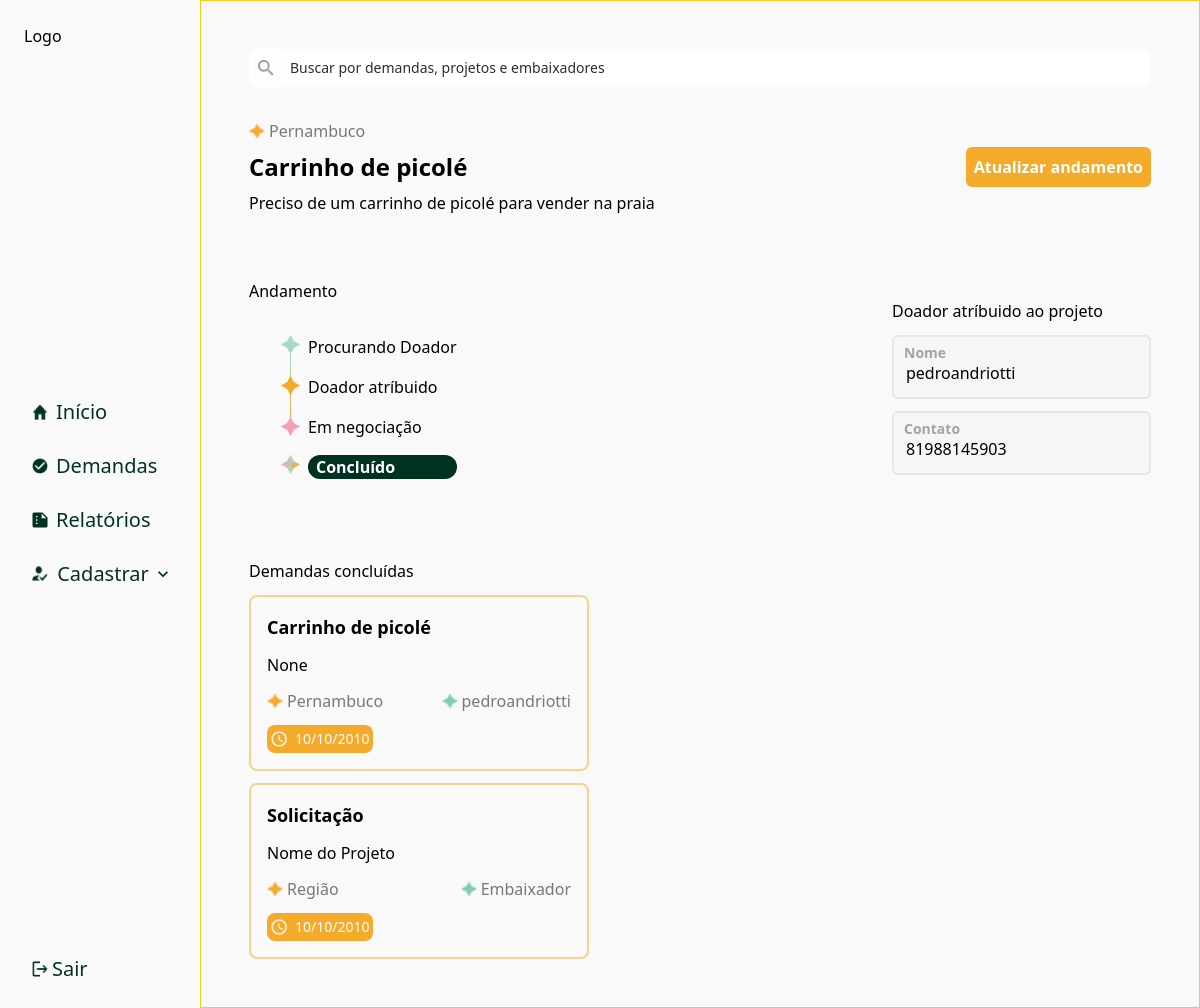
The app's page /project/3/, older data.
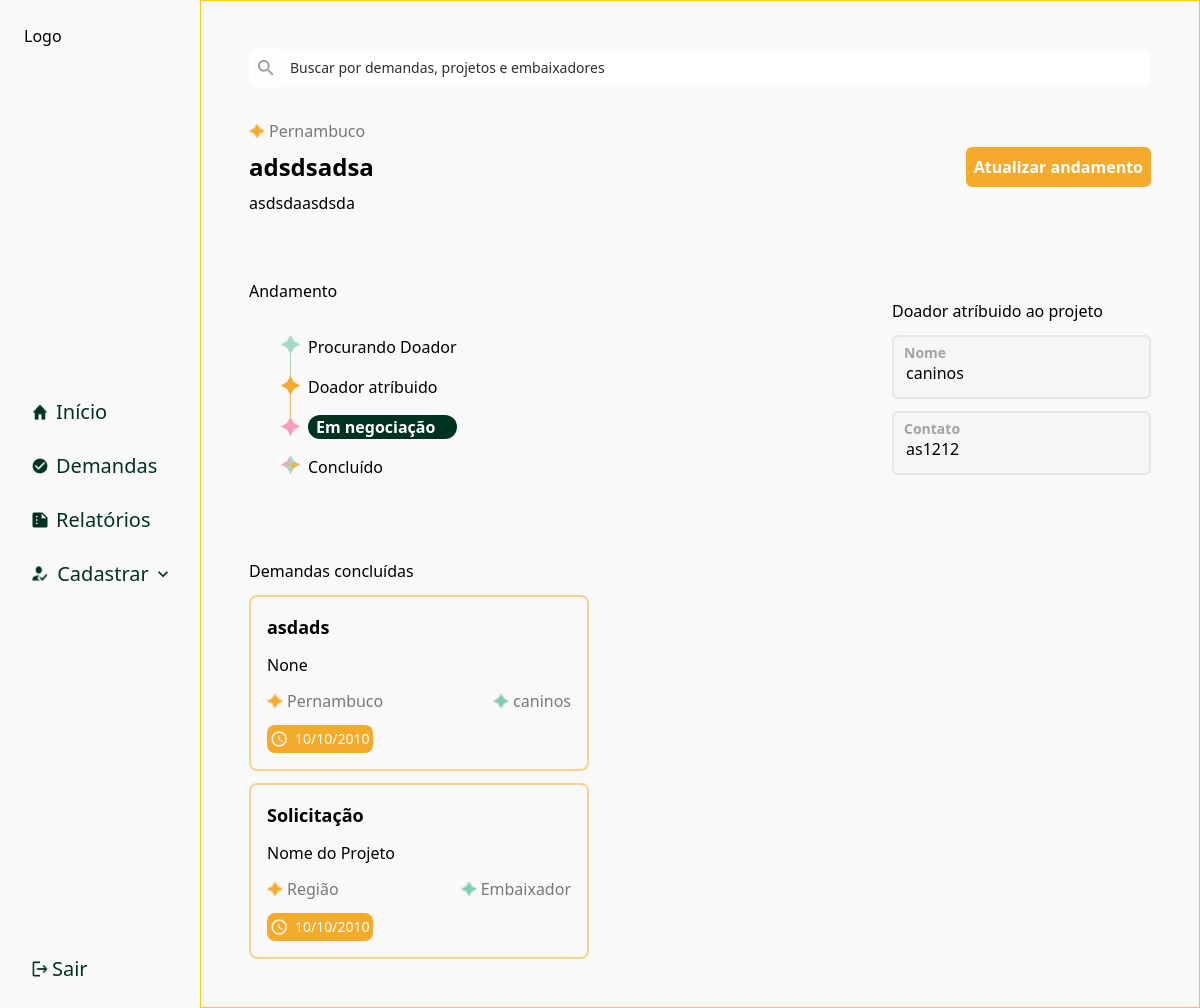
The same page, newer data.
### fullapp/models.py (models this page shows)
class Demand(models.Model):
    user = models.ForeignKey(User, on_delete=models.CASCADE, null=True, blank=True)
    title = models.CharField(max_length=255, null=True, blank=True)
    description = models.CharField(max_length=255, null=True, blank=True)
    status = models.CharField(choices=get_choices(StatusEnum), default=StatusEnum.IN_ANALISYS, max_length=255, null=True, blank=True)
    region = models.CharField(choices=get_choices(RegionEnum), default=RegionEnum.PERNAMBUCO, max_length=255, null=True, blank=True)
    user = models.ForeignKey(User, on_delete=models.CASCADE, null=True, blank=True)
    created_at = models.DateTimeField(auto_now_add=True)
    def __str__(self):
        return self.title

class User(AbstractUser):
    ADMIN = 1
    AMBASSADOR = 2
    USER = 3
    ROLE_CHOICES = (
        (ADMIN, 'Admin'),
        (AMBASSADOR, 'Ambassador'),
        (USER, 'User'),
    )
    role = models.PositiveSmallIntegerField(choices=ROLE_CHOICES, default=USER)
    name = models.CharField(max_length=255, null=True, blank=True)
    phone = models.CharField(max_length=255, null=True, blank=True)
    email = models.CharField(max_length=255, null=True, blank=True)
    password = models.CharField(max_length=255, null=True, blank=True)
    project = models.CharField(max_length=50, null=True, blank=True)
    objective = models.CharField(max_length=255, null=True, blank=True)
    region = models.CharField(choices=get_choices(RegionEnum), default=RegionEnum.PERNAMBUCO, max_length=255, null=True, blank=True)
    def __str__(self):
        return self.username

### fullapp/views.py (the view)
# urls.py: path('project/<int:id>/', project_details, name='project_detail'),
def project_details(request, id):
    demand = Demand.objects.get(id=id)
    demands = Demand.objects.filter(status=StatusEnum.CONCLUDED, user =demand.user)
    print(demands)
    if demand.status == 'Buscando Doadores':
        form = UpdateDemandForm()
        if request.method == 'POST':
            form = UpdateDemandForm(request.POST, instance=demand)
            if form.is_valid():
                user = User.objects.get(username=form.cleaned_data['user'])
                demand = form.save(commit=False)
                demand.user = user
                demand.status = StatusEnum.DONORS_FOUND
                demand.save()
                return redirect('demands')
        else:
            form = UpdateDemandForm()
        ambassadors = User.objects.filter(role=2)
        return render(request, 'management/project/step-1.html', {
           'form': form,
           'demand': demand,
           'ambassadors': ambassadors,
           'demands': demands
        })
    elif demand.status == 'Doador Atribuido':
        return render(request, 'management/project/step-2.html', {
           'demand': demand,
           'demands': demands
        })
    else:
        return render(request, 'management/project/step-3.html', {
            'demand': demand,
            'demands': demands
        })

### fullapp/templates/management/project/step-3.html (shortened to what this page needs)
{% extends 'management/base.html' %}
{% load static %}
{% block content %}
<form method="post" class="flex flex-col mt-8 gap-16">
  <header class="flex justify-between items-center">
    <div class="flex flex-col gap-2">
      <div class="flex items-center gap-1">
        <img id="icon" src="{% static 'img/star-yellow.png' %}" class="w-4 h-4" alt="Ícone de relógio" />
        <span class="text-[#787878]">
          {{demand.region}}
        </span>
      </div>
      <h1 class="font-bold text-2xl">{{ demand.title }}</h1>
      <p>{{demand.description}}</p>
    </div>
    <button type="submit" id="change-status-button" class="p-2 bg-[#F4AB2B] rounded-md text-white font-bold">
      Atualizar andamento
    </button>
  </header>
  <div class="flex justify-between items-center">
    <div class="flex flex-col gap-4">
      <span>Andamento</span>
      <div class="py-4 px-8 flex gap-2">
        <div class="h-full">
          <img src="{% static 'img/star_lines.png' %}" />
        </div>
        <div class="flex flex-col gap-4">
          <span>Procurando Doador</span>
          <span>Doador atríbuido</span>
          {% if demand.status == 'Em análise' %}
            <strong class="px-2 bg-[#003223] rounded-full text-white">Em negociação</strong>
            <span>Concluído</span>
          {% else %}
          <span>Em negociação</span>
          <strong class="px-2 bg-[#003223] rounded-full text-white">Concluído</strong>
          {% endif %}
        </div>
      </div>
    </div>
    <div class="flex flex-col gap-3">
      <div class="flex flex-col gap-3">
        <span>Doador atríbuido ao projeto</span>
        <div class="relative w-full">
          <label for="user" class="absolute top-2 font-bold left-3 text-[#A3A3A3] text-sm">Nome</label>
          <input name="user" class="border-2 w-full h-16 rounded-md px-3 py-2 pt-5 box-border focus:outline-none focus:border-[#A4A4A4]" disabled value="{{ demand.user }}" type="text">
        </div>
        <div class="relative w-full">
          <label for="phone" class="absolute top-2 font-bold left-3 text-[#A3A3A3] text-sm">Contato</label>
          <input name="phone" class="border-2 w-full h-16 rounded-md px-3 py-2 pt-5 box-border focus:outline-none focus:border-[#A4A4A4]" disabled value="{{ demand.user.phone }}" type="text">
        </div>
      </div>
    </div>
  </div>
  <div class="flex flex-col gap-3">
    <span>Demandas concluídas</span>
    {% if demands %}
    <div class="flex overflow-hidden gap-3">
      {% for item in demands %}
        <div class="border-[2px] border-[#F4AB2B]/50 flex flex-col gap-3 p-4 relative rounded-lg w-[340px]">
          <strong class="text-lg">{{ item.title }}</strong>
          <span>{{ item.user.project }}</span>
          <div class="flex justify-between">
            <div class="flex items-center gap-1">
              <img id="icon" src="{% static 'img/star-yellow.png' %}" class="w-4 h-4" alt="Ícone de relógio" />
              <span class="text-[#787878]">
                {{ item.region }}
              </span>
            </div>
            <div class="flex items-center gap-1">
              <img id="icon" src="{% static 'img/star-green.png' %}" class="w-4 h-4" alt="Ícone de relógio" />
              <span class="text-[#787878]">
                {{ item.user }}
              </span>
            </div>
          </div>
          <div class="w-fit flex items-center gap-2 p-1 rounded-lg bg-[#F4AB2B]">
            <img id="icon" src="{% static 'img/clock.png' %}" class="w-4 h-4" alt="Ícone de relógio" />
            <span class="text-white text-sm">10/10/2010</span>
          </div>
        </div>
      {% endfor %}
    </div>
  {% else %}
    <span>Não tem demandas concluídas.</span>
  {% endif %}
    <div class="flex overflow-hidden gap-3">
      <div class="border-[2px] border-[#F4AB2B]/50 flex flex-col gap-3 p-4 relative rounded-lg w-[340px]">
        <strong class="text-lg">Solicitação</strong>
        <span>Nome do Projeto</span>
        <div class="flex justify-between">
          <div class="flex items-center gap-1">
            <img id="icon" src="{% static 'img/star-yellow.png' %}" class="w-4 h-4" alt="Ícone de relógio" />
            <span class="text-[#787878]">
              Região
            </span>
          </div>
          <div class="flex items-center gap-1">
            <img id="icon" src="{% static 'img/star-green.png' %}" class="w-4 h-4" alt="Ícone de relógio" />
            <span class="text-[#787878]">
              Embaixador
            </span>
          </div>
        </div>
        <div class="w-fit flex items-center gap-2 p-1 rounded-lg bg-[#F4AB2B]">
          <img id="icon" src="{% static 'img/clock.png' %}" class="w-4 h-4" alt="Ícone de relógio" />
          <span class="text-white text-sm">10/10/2010</span>
        </div>
      </div>
    </div>
  </div>
</form>
{% endblock %}

### fullapp/templates/management/base.html (shortened to what this page needs)
{% load static %}
<!DOCTYPE html>
<html class="h-full" lang="en">
<head>
  <script src="https://cdn.tailwindcss.com"></script>
</head>
<body class="bg-[#F9F9F9] h-full">
  <div class="flex h-full">
    <aside class="fixed left-0 top-0 bottom-0 flex flex-col justify-between w-[200px] p-6 h-full">
      <h1>Logo</h1>
      <nav class="flex-1 h-full flex-1 flex justify-center flex-col gap-4 mb-4">
        <a class="group flex items-center gap-2 py-1 px-2 rounded-md font-medium text-[#003223] text-[20px] hover:text-white w-full hover:bg-[#003223] transition-colors" href="/home">
          <img id="icon" src="{% static 'img/home.png' %}" class="w-4 h-4 group-hover:invert group-hover:brightness-0" alt="logo do produto bridge" />
          Início
        </a>
        <a class="group flex items-center gap-2 py-1 px-2 rounded-md font-medium text-[#003223] text-[20px] hover:text-white w-full hover:bg-[#003223] transition-colors" href="/demands">
          <img id="icon" src="{% static 'img/check_circle.png' %}" class="w-4 h-4 group-hover:invert group-hover:brightness-0" alt="logo do produto bridge" />
          Demandas
        </a>
        <a class="group flex items-center gap-2 py-1 px-2 rounded-md font-medium text-[#003223] text-[20px] hover:text-white w-full hover:bg-[#003223] transition-colors" href="/report">
          <img id="icon" src="{% static 'img/summarize.png' %}" class="w-4 h-4 group-hover:invert group-hover:brightness-0" alt="logo do produto bridge" />
          Relatórios
        </a>
        <button id="open-button" class="flex gap-2 justify-between items-center relative py-1 px-2 rounded-md w-full transition-colors" href="">
          <img id="icon" src="{% static 'img/register.png' %}" class="w-4 h-4" alt="logo do produto bridge" />
          <span class="font-medium text-[#003223] text-[20px]">
            Cadastrar
          </span>
          <img src="{% static 'img/expand_more.png' %}" alt="logo do produto bridge" />
        </button>
      </nav>
      <a href="/logout/" class="font-medium text-[#003223] text-[20px] flex gap-1 items-center px-2">
        <img id="icon" src="{% static 'img/logout.png' %}" class="w-4 h-4" alt="logo do produto bridge" />
        Sair
      </a>
    </aside>
    <main class="border border-yellow-400 w-full flex-1 overflow-y-auto p-12 ml-[200px]">
      <form method="POST" action="{% url 'search' %}" class="focus-within:border-[#A4A4A4] bg-[#FEFEFE] border border-white transition-colors items-center rounded-lg w-full overflow-hidden flex">
        <img id="icon" src="{% static 'img/search.png' %}" class="w-4 h-4 mx-2" alt="logo do produto bridge" />
        <input type="text" name="search" id="search" class="flex-1 p-2 placeholder:text-[#2D2D2D] outline-none group text-sm" placeholder="Buscar por demandas, projetos e embaixadores">
      </form>
      {% block content %}
      {% endblock %}
    </main>
  </div>
</body>
</html>

Row changes from the older to the newer data that the page shows:
no longer on this page (row edited): Demand: title "Carrinho de picolé", user.project "None", region "Pernambuco", user "pedroandriotti"
changed Demand: title "Carrinho de picolé" → "adsdsadsa"; description "Preciso de um carrinho de picolé para vender na praia" → "asdsdaasdsda"; status "Looking for donors" → "Em análise" (drawn); user "pedroandriotti" → "caninos"; phone "81988145903" → "as1212"
now on this page (row edited): Demand: title "asdads", user.project "None", region "Pernambuco", user "caninos"
